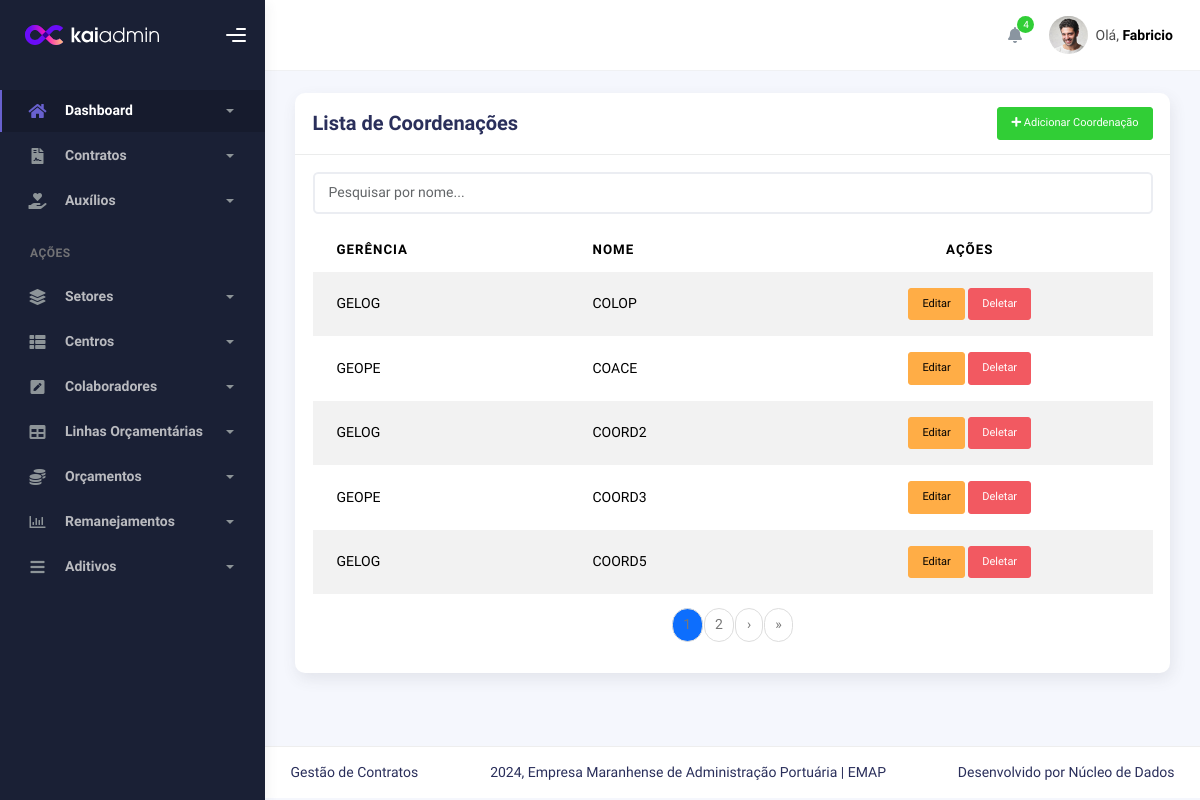
/contratos/listarcoordenacoes/, run on the app's committed database.
### contract/models.py (models this page shows, shortened)
class Coordenacao(models.Model):
    nome = models.CharField(max_length=100,unique=True)
    gerencia = models.ForeignKey(Gerencia, on_delete=models.CASCADE, related_name='coordenacoes')
    class Meta:
        verbose_name = 'Coordenação'
        verbose_name_plural = 'Coordenações'
        unique_together = ('gerencia','nome')

class Gerencia(models.Model):
    nome = models.CharField(max_length=100,unique=True)
    direcao = models.ForeignKey(Direcao, on_delete=models.CASCADE, related_name='gerencias')
    class Meta:
        verbose_name = 'Gerência'
        verbose_name_plural = 'Gerências'
        unique_together = ('direcao','nome')

### contract/views.py (the view)
# urls.py: path('listarcoordenacoes/', CoordenacaoListView.as_view(), name='coordenacao_list'),
class CoordenacaoListView(ListView):
    model = Coordenacao
    template_name = 'setores/coordenacao_list.html'
    context_object_name = 'coordenacoes'
    paginate_by = 5
    def get_queryset(self):
        query = self.request.GET.get('search')
        if query:
            return Coordenacao.objects.filter(nome__icontains=query)
        return Coordenacao.objects.all()

### contract/templates/setores/coordenacao_list.html (shortened to what this page needs)
{% extends 'index.html' %}
{% block 'conteudo' %}
<div class="container">
    <div class="page-inner">
        <div class="row">
            <div class="col-md-12">
                <div class="card">
                    <div class="card-header d-flex justify-content-between align-items-center">
                        <h4 class="card-title">Lista de Coordenações</h4>
                        <a href="{% url 'coordenacao_create' %}" class="btn btn-success btn-sm">
                            <i class="fas fa-plus"></i> Adicionar Coordenação
                        </a>
                    </div>
                    <div class="card-body">
                        <div class="input-group mb-3">
                            <input type="text" id="searchInput" class="form-control" placeholder="Pesquisar por nome...">
                        </div>
                        <table class="table table-striped">
                            <thead>
                                <tr>
                                    <th>Gerência</th>
                                    <th>Nome</th>
                                    <th class="text-center">Ações</th>
                                </tr>
                            </thead>
                            <tbody id="coordenacaoTable">
                                {% for coordenacao in page_obj %}
                                <tr>
                                    <td>{{ coordenacao.gerencia.nome }}</td>
                                    <td>{{ coordenacao.nome }}</td>
                                    <td class="text-center">
                                        <a href="{% url 'coordenacao_update' coordenacao.pk %}" class="btn btn-warning btn-sm">Editar</a>
                                        <a href="{% url 'coordenacao_delete' coordenacao.pk %}" class="btn btn-danger btn-sm">Deletar</a>
                                    </td>
                                </tr>
                                {% empty %}
                                <tr>
                                    <td colspan="3" class="text-center">Nenhuma coordenação encontrada.</td>
                                </tr>
                                {% endfor %}
                            </tbody>
                        </table>
                        <nav>
                            <ul class="pagination justify-content-center">
                                {% for num in page_obj.paginator.page_range %}
                                    {% if page_obj.number == num %}
                                        <li class="page-item active"><span class="page-link">{{ num }}</span></li>
                                    {% elif num > page_obj.number|add:'-3' and num < page_obj.number|add:'3' %}
                                        <li class="page-item"><a class="page-link" href="?page={{ num }}">{{ num }}</a></li>
                                    {% endif %}
                                {% endfor %}
                                {% if page_obj.has_next %}
                                <li class="page-item">
                                    <a class="page-link" href="?page={{ page_obj.next_page_number }}" aria-label="Próximo">
                                        <span aria-hidden="true">&rsaquo;</span>
                                    </a>
                                </li>
                                <li class="page-item">
                                    <a class="page-link" href="?page={{ page_obj.paginator.num_pages }}" aria-label="Último">
                                        <span aria-hidden="true">&raquo;</span>
                                    </a>
                                </li>
                                {% endif %}
                            </ul>
                        </nav>
                    </div>
                </div>
            </div>
        </div>
    </div>
</div>
{% endblock %}

### data on the page
Coordenacao: gerencia.nome "GELOG", nome "COLOP"
Coordenacao: gerencia.nome "GEOPE", nome "COACE"
Coordenacao: gerencia.nome "GELOG", nome "COORD2"
Coordenacao: gerencia.nome "GEOPE", nome "COORD3"
Coordenacao: gerencia.nome "GELOG", nome "COORD5"

### other printed values
{{ num }} "1"
{{ num }} "2"
